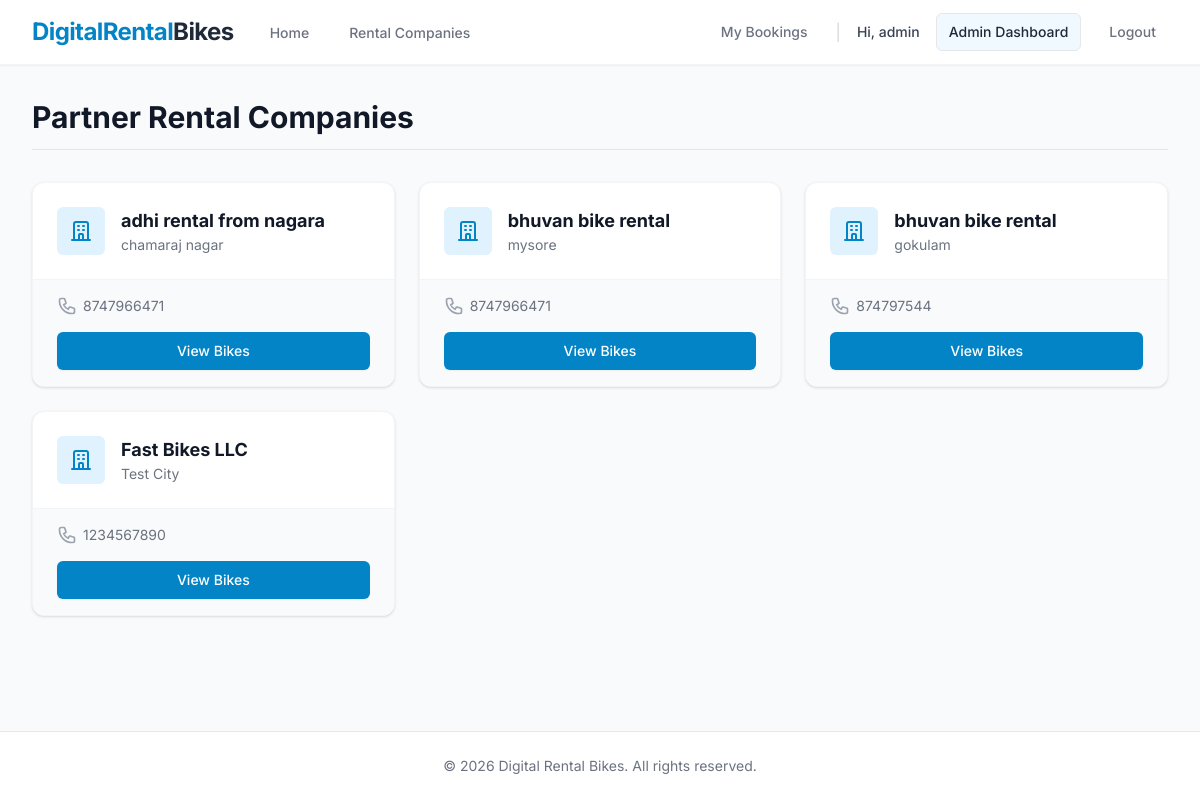
/companies/ (signed in), run on the app's committed database.
### core/models.py (models this page shows, shortened)
class Company(models.Model):
    user = models.OneToOneField(User, on_delete=models.CASCADE, related_name='vendor_company', null=True, blank=True)
    name = models.CharField(max_length=255)
    location = models.CharField(max_length=255)
    contact = models.CharField(max_length=50)
    description = models.TextField(blank=True, null=True)
    upi_qr_image = models.ImageField(upload_to='upi_qr/', blank=True, null=True)
    created_at = models.DateTimeField(auto_now_add=True)

### core/views.py (the view)
# urls.py: path('companies/', views.companies_list, name='companies'),
def companies_list(request):
    companies = Company.objects.all().order_by('-created_at')
    return render(request, 'core/companies_list.html', {'companies': companies})

### core/templates/core/companies_list.html (shortened to what this page needs)
{% extends 'base.html' %}
{% block content %}
<div class="max-w-7xl mx-auto px-4 sm:px-6 lg:px-8 py-10">
    <div class="pb-5 border-b border-gray-200 mb-8 sm:flex sm:items-center sm:justify-between">
        <h3 class="text-3xl leading-6 font-bold text-gray-900">Partner Rental Companies</h3>
    </div>
    {% if companies %}
    <div class="grid grid-cols-1 gap-6 sm:grid-cols-2 lg:grid-cols-3">
        {% for company in companies %}
        <div class="bg-white overflow-hidden shadow rounded-xl border border-gray-100 hover:shadow-xl transition-all duration-300 transform hover:-translate-y-1">
            <div class="px-6 py-6 border-b border-gray-100">
                <div class="flex items-center">
                    <div class="flex-shrink-0 bg-brand-100 rounded-md p-3">
                        <svg class="h-6 w-6 text-brand-600" fill="none" viewBox="0 0 24 24" stroke="currentColor">
                           <path stroke-linecap="round" stroke-linejoin="round" stroke-width="2" d="M19 21V5a2 2 0 00-2-2H7a2 2 0 00-2 2v16m14 0h2m-2 0h-5m-9 0H3m2 0h5M9 7h1m-1 4h1m4-4h1m-1 4h1m-5 10v-5a1 1 0 011-1h2a1 1 0 011 1v5m-4 0h4" />
                        </svg>
                    </div>
                    <div class="ml-4 w-0 flex-1">
                        <h4 class="text-lg font-bold text-gray-900 truncate">{{ company.name }}</h4>
                        <p class="text-sm text-gray-500 truncate">{{ company.location }}</p>
                    </div>
                </div>
            </div>
            <div class="px-6 py-4 bg-gray-50">
                <div class="flex items-center text-sm text-gray-500 mb-4">
                    {{ company.contact }}
                </div>
                <div class="mt-4">
                    <a href="{% url 'company_detail' company.id %}" class="w-full inline-flex justify-center items-center px-4 py-2 border border-transparent shadow-sm text-sm font-medium rounded-md text-white bg-brand-600 hover:bg-brand-700 transition-colors">
                        View Bikes
                    </a>
                </div>
            </div>
        </div>
        {% endfor %}
    </div>
    {% endif %}
</div>
{% endblock %}

### templates/base.html (shortened to what this page needs)
<!DOCTYPE html>
<html lang="en">
<head>
    <script src="https://cdn.tailwindcss.com"></script>
</head>
<body class="bg-gray-50 flex flex-col min-h-screen text-gray-800">
    <nav class="bg-white shadow-sm border-b border-gray-100 sticky top-0 z-50">
        <div class="max-w-7xl mx-auto px-4 sm:px-6 lg:px-8">
            <div class="flex justify-between h-16">
                <div class="flex">
                    <div class="flex-shrink-0 flex items-center">
                        <a href="{% url 'home' %}" class="text-2xl font-bold text-brand-600 tracking-tight">DigitalRental<span class="text-gray-800">Bikes</span></a>
                    </div>
                    <div class="hidden sm:ml-8 sm:flex sm:space-x-8">
                        <a href="{% url 'home' %}" class="border-transparent text-gray-500 hover:border-brand-500 hover:text-brand-600 inline-flex items-center px-1 pt-1 border-b-2 text-sm font-medium transition-colors">Home</a>
                        <a href="{% url 'companies' %}" class="border-transparent text-gray-500 hover:border-brand-500 hover:text-brand-600 inline-flex items-center px-1 pt-1 border-b-2 text-sm font-medium transition-colors">Rental Companies</a>
                    </div>
                </div>
                <div class="hidden sm:ml-6 sm:flex sm:items-center space-x-4">
                    {% if user.is_authenticated %}
                        <a href="{% url 'user_dashboard' %}" class="text-gray-500 hover:text-brand-600 px-3 py-2 rounded-md text-sm font-medium transition-colors">My Bookings</a>
                        <span class="text-gray-300">|</span>
                        <span class="text-gray-700 text-sm font-medium mr-4">Hi, {{ user.username }}</span>
                        {% if user.is_staff %}
                            <a href="{% url 'admin_dashboard' %}" class="bg-brand-50 text-brand-700 hover:bg-brand-100 px-3 py-2 rounded-md text-sm font-medium transition-colors border border-brand-200">Admin Dashboard</a>
                        {% endif %}
                        <form method="post" action="{% url 'logout' %}" class="inline">
                            <button type="submit" class="text-gray-500 hover:text-red-600 px-3 py-2 rounded-md text-sm font-medium transition-colors">Logout</button>
                        </form>
                    {% endif %}
                </div>
            </div>
        </div>
    </nav>
    <main class="flex-grow">
        {% block content %}
        {% endblock %}
    </main>
    <footer class="bg-white border-t border-gray-200 mt-12">
        <div class="max-w-7xl mx-auto py-6 px-4 sm:px-6 lg:px-8">
            <p class="text-center text-sm text-gray-500">
                &copy; {{ current_year|default:"2026" }} Digital Rental Bikes. All rights reserved.
            </p>
        </div>
    </footer>
</body>
</html>

### templates/base.html (style rules this page uses)
body { font-family: 'Inter', sans-serif; }

### data on the page
Company: name "adhi rental from nagara", location "chamaraj nagar", contact "8747966471"
Company: name "bhuvan bike rental", location "mysore", contact "8747966471"
Company: name "bhuvan bike rental", location "gokulam", contact "874797544"
Company: name "Fast Bikes LLC", location "Test City", contact "1234567890"

### other printed values
{{ user.username }} "admin"
{{ current_year|default:"2026" }} "2026"
